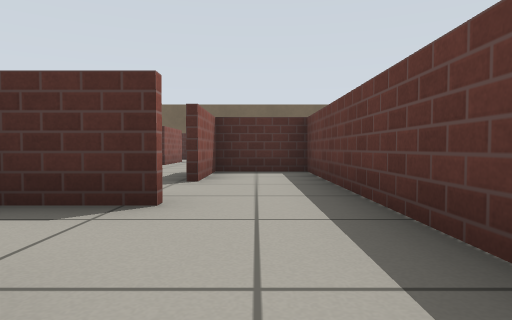
View 1 (above)

24 first-person views from a walk through a robot-simulator world made for Gazebo. The camera is 0.43 m above the floor, tilts 2° down and sees 75° across. The floor is counted in squares, 1 m on a side. Each view is taken from the middle of a square. On the plan, view 1 faces up. The plan holds only what a view shows up to about 9 squares ahead; the rest is blank. Gazebo's built-in surfaces are drawn with simple patterns.

View 2
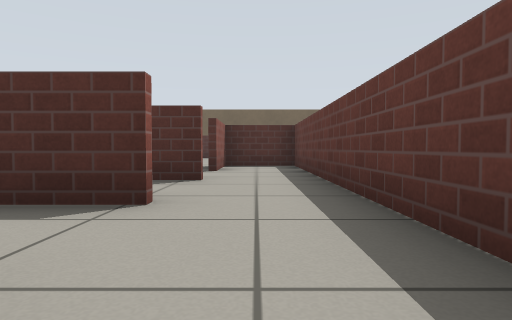

View 3
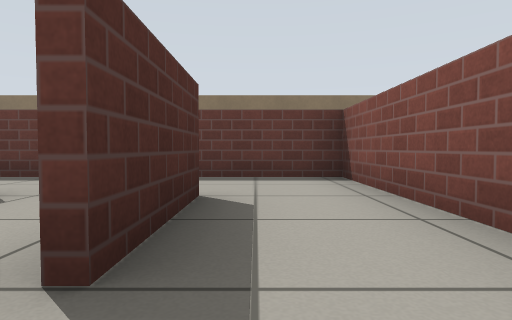

View 4
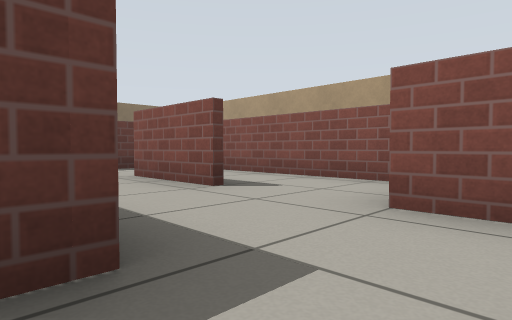

View 5
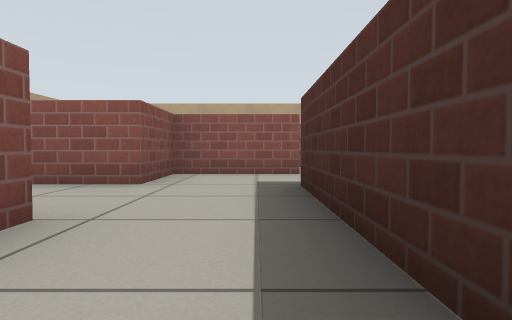

View 6
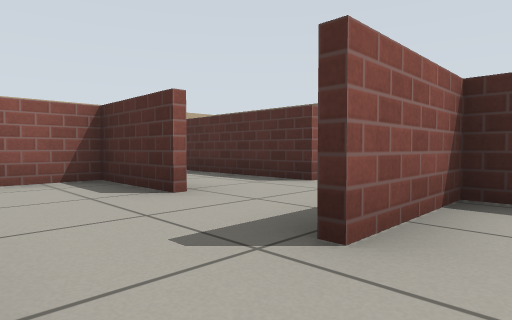

View 7
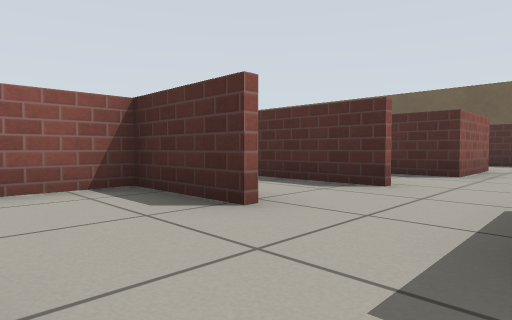

View 8
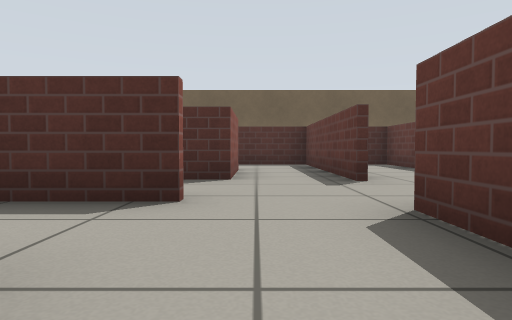

View 9
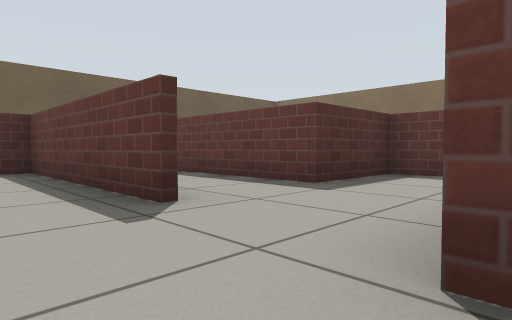

View 10
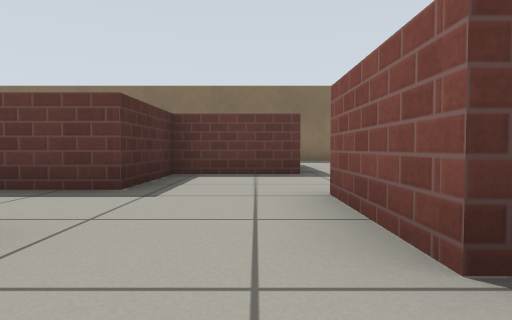

View 11
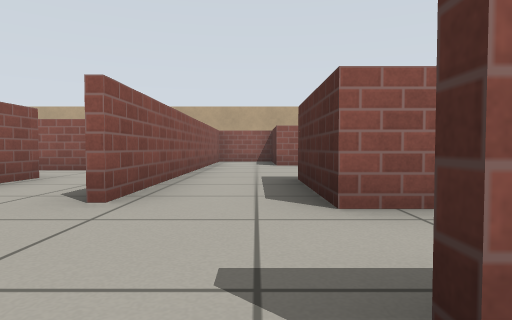

View 12
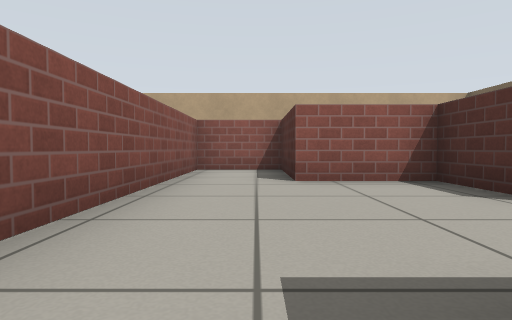

View 13
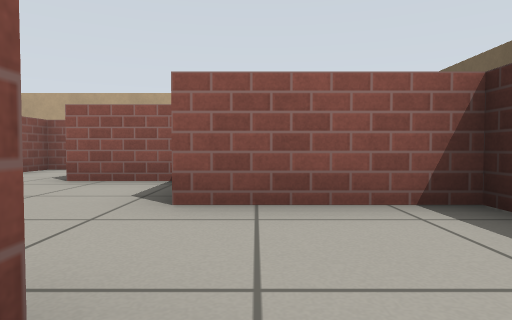

View 14
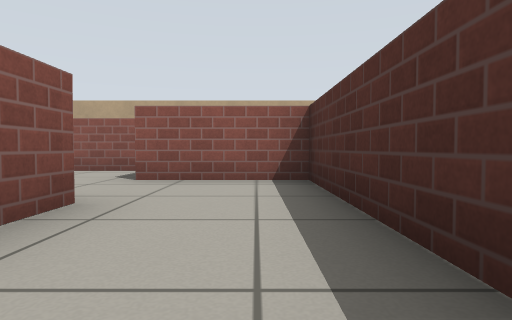

View 15
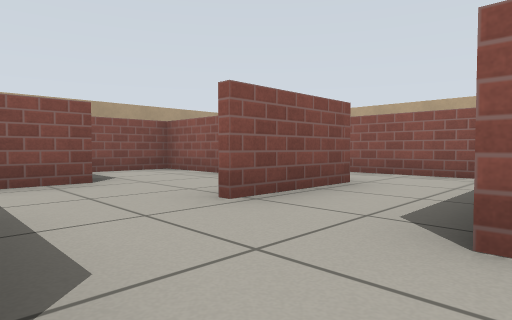

View 16
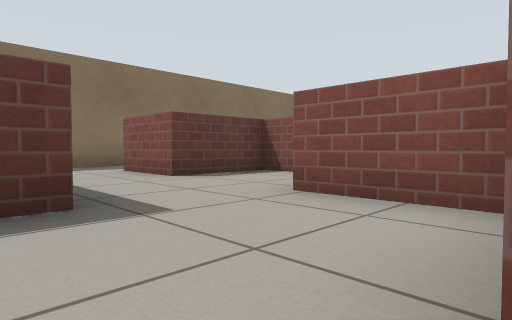

View 17
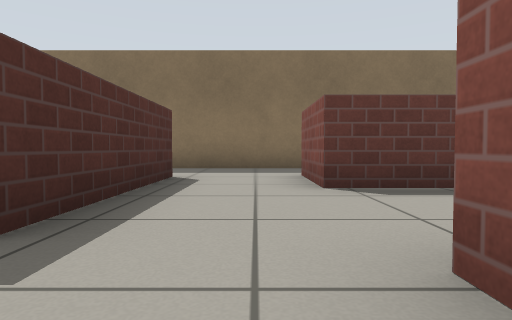

View 18
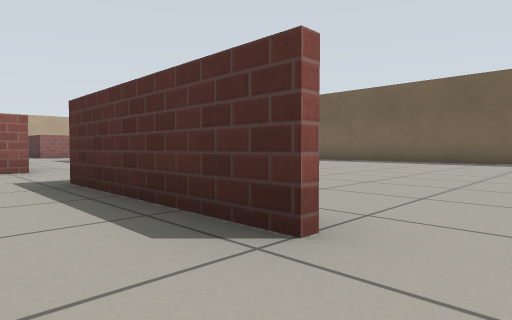

View 19
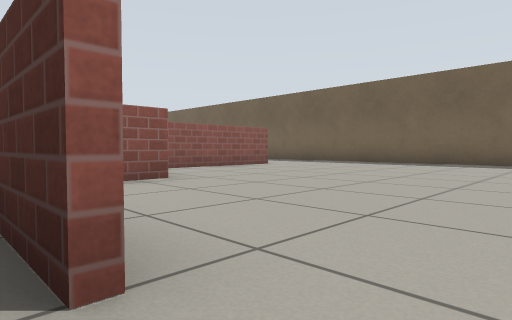

View 20
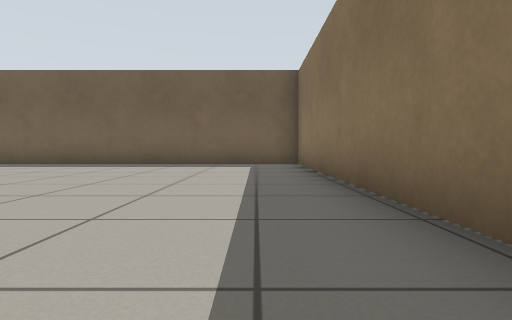

View 21
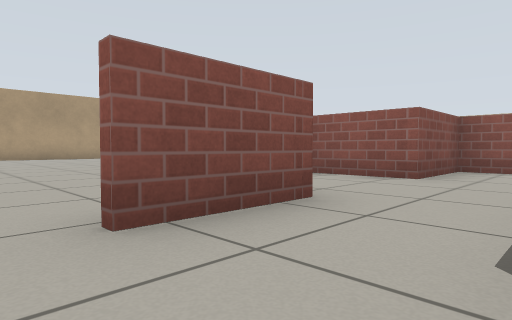

View 22
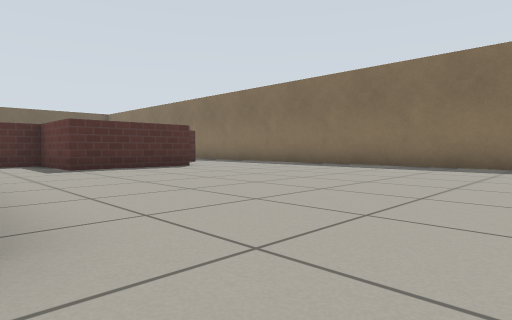

View 23
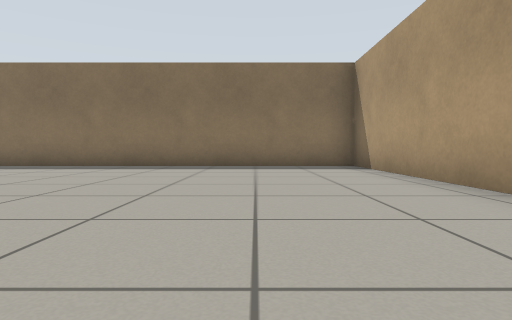

View 24
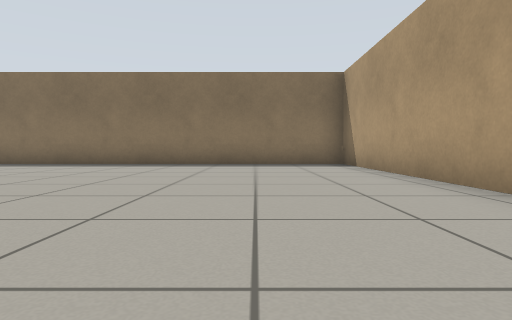

### Floor plan
Key: @ floor where view 1 was taken; # wall or solid block; . floor.
Columns run from 11 left of view 1 to 9 right of it. Each row starts with its distance up from view 1.
 16             #########
 15              .......#
 14               ......#
 13     #########.......#
 12     #.....# #.......#
 11     #.....#.#.......#
 10   ###..##.#.#.......#
  9 ###....##.#.#.......#
  8 #...........####....#
  7 #########......#....#
  6     #.....###..####.#
  5     #.###.#.#.......#
  4     #.#.....###..##.#
  3       #.....#.#..#..#
  2       #..##.#.####..
  1   ###.#####.#.......
  0     #......@#.......#
 -1     #....##.#.......#
 -2     ###.....#.......#
 -3       #######.......#
 -4             ........#
 -5             ........#
 -6            .........#
 -7             ........#
 -8              .......#
 -9               #######

Positions as (right, up) in squares from view 1, and headings:
1: (0, 0), facing up
2: (0, -2), facing up
3: (-4, -2), facing right
4: (-6, 1), facing down-right
5: (-1, 0), facing left
6: (0, 3), facing up-left
7: (-1, 3), facing up-left
8: (-2, 4), facing up
9: (-2, 6), facing up-right
10: (-2, 7), facing right
11: (0, 8), facing left
12: (-4, 8), facing left
13: (-4, 11), facing left
14: (-2, 12), facing left
15: (-1, 7), facing down-left
16: (1, 7), facing down-right
17: (2, 5), facing right
18: (8, 5), facing up-left
19: (8, 6), facing up-left
20: (8, 7), facing up
21: (8, 6), facing down-left
22: (1, -5), facing up-right
23: (1, -6), facing right
24: (0, -6), facing right
